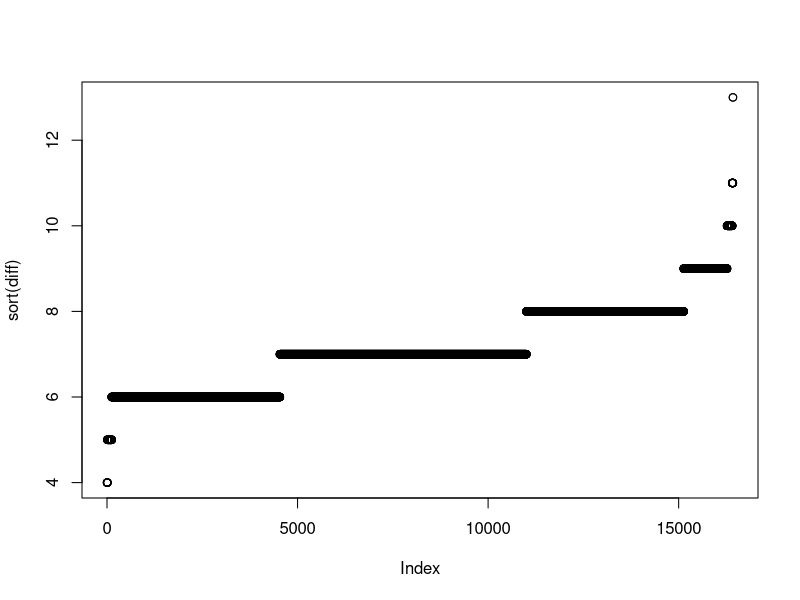

Source code (R):
#####
# some documentation should go here
#####

# get oracle from yawgatog

# helpful links that informed some of the code below :
# http://stackoverflow.com/questions/38958597/r-split-text-on-empty-line
# http://stackoverflow.com/questions/7878992/finding-the-indexes-of-multiple-overlapping-matching-substrings

setwd("D:/GITHUB/Oracle")

oracleRaw <- readLines("All Sets.txt")

breaks <- which(!nzchar(oracleRaw))
nbreaks <- length(breaks)
if (nbreaks > 0L) {
  oracle <- mapply(function(a,b) paste(oracleRaw[a:b], collapse = " "),
                   c(1L, breaks[-nbreaks]),
                   c(breaks[-1L], length(oracleRaw)))
}


oracleRaw <- readLines("All Sets.txt")

breaks <- which(!nzchar(oracleRaw))
nbreaks <- length(breaks)
if (nbreaks > 0L) {
  oracle <- mapply(function(a,b) paste(oracleRaw[a:b], collapse = " "),
                   c(1L, breaks[1:(nbreaks-1)]),
                   breaks)
}

oracle[1]

breaks[1]
oracleRaw[breaks[1]]


#################

# how to strip out a creatures basic attributes line to convert to a vector


unlist(strsplit(oracleRaw[breaks[72]+5], split=", "))

################

# find differences in breaks

diff <- vector()

for(i in 2:length(breaks)){
  diff <- c(diff, breaks[i] - breaks[i-1])
}

max(diff)

min(diff)

plot(sort(diff))


# function to get a card based on number

getCard <- function(breakNum, oracleRaw, breaks){
  return(oracleRaw[(breaks[breakNum] + 1):(breaks[breakNum + 1] - 1)])
}


getCard(100, oracleRaw, breaks)
getCard(200, oracleRaw, breaks)
getCard(300, oracleRaw, breaks)
getCard(400, oracleRaw, breaks)   # no casting cost, language for Transform,
getCard(500, oracleRaw, breaks)
getCard(600, oracleRaw, breaks)
getCard(700, oracleRaw, breaks)
getCard(800, oracleRaw, breaks)
getCard(900, oracleRaw, breaks)
getCard(1000, oracleRaw, breaks)

getCard(length(breaks) - 1, oracleRaw, breaks) # this is the last index that will work



# fill a ragged Momir database

Momir <- list()

creature <- "Creature --"
unhinged <- "UNH-"
unglued <- "UG-" # might be problematic if a new set comes out "_UG-"
                 # UG- filter only removed 8 creatures... seems... low...

MomirCount <- 0

for(i in 1:(length(breaks) - 1)){
  card <- getCard(i, oracleRaw, breaks)
  if(grepl(creature,card[3]) & !grepl(unhinged, card[length(card)]) & !grepl(unglued, card[length(card)])){
    MomirCount <- MomirCount + 1
    Momir[[MomirCount]] <- card
  }
}


#get 0-cost creatures

Momir0 <- list()

MomirCount0 <- 0

for(i in 1:(length(breaks) - 1)){
  card <- getCard(i, oracleRaw, breaks)
  if(grepl(creature,card[3]) & !grepl(unhinged, card[length(card)]) & !grepl(unglued, card[length(card)]) & 
     card[2] == 0){
    MomirCount0 <- MomirCount0 + 1
    Momir0[[MomirCount0]] <- card
  }
}

Momir0

# look at unique mana costs among creatures

UniqueMC <- vector()
MC <- vector()

for(i in 1:length(Momir)){
  MC <- c(MC, Momir[[i]][2])
}

UniqueMC <- sort(unique(MC))

UniqueMC 

print(paste("The length of UniqueMC is : ", length(UniqueMC), sep = ""))




# next make CMC variable

CMC <- vector()

for(i in 1:length(Momir)){
 
}


getCMC <- function(manaCost){  # if new mana paradigms emerge, this will need to be updated and tested!
  runningTotal <- 0
  Xexpr <- Xdex <- TWOexpr <- TWOdex <- SPLITexpr <- SPLITdex <- STDexpr <- STDdex <- vector()
  # remove all "X" [0 per]
    # do a perl-based regex, then reduce to an index in Xdex
    Xexpr <- gregexpr("(?=X)", manaCost, perl = TRUE)[[1]]
    Xdex <- Xexpr[1:length(Xexpr)]
    # augment manaCost
    if(length(Xdex > 0) & !(length(Xdex) == 1 & min(Xdex) == -1)){
      if(min(Xdex) > 1){
        manaCost <- paste(substr(manaCost, 1, min(Xdex) - 1), 
                          substr(manaCost, max(Xdex) + 1, nchar(manaCost)), sep = "")
      }
      else{
        manaCost <- substr(manaCost, max(Xdex) + 1, nchar(manaCost))
      }
    }
  # if contains "2/" [2 per]
    # do a perl-based regex, then reduce to an index in Xdex
    TWOexpr <- gregexpr("(?=2/)", manaCost, perl = TRUE)[[1]]
    TWOdex <- TWOexpr[1:length(TWOexpr)]
    # augment manaCost, 
    if(length(TWOdex > 0) & !(length(TWOdex) == 1 & min(TWOdex) == -1)){
      if(min(TWOdex) > 1){
        manaCost <- paste(substr(manaCost, 1, min(TWOdex) - 2), 
                          substr(manaCost, max(TWOdex) + 4, nchar(manaCost)), sep = "")
      }
      else{
        manaCost <- substr(manaCost, max(TWOdex) + 4, nchar(manaCost))
      }
      runningTotal <- runningTotal + 2 * length(TWOdex)
    }
  # if contains "(w/" | "(u/" | "(r/" | "(b/" | "(g/" [1 per] #check that phyrexian mana CMC = 1
    SPLITexpr <- gregexpr("(?=w/)", manaCost, perl = TRUE)[[1]]
    if(!(min(SPLITexpr) == -1)){
      SPLITdex <- c(SPLITdex, SPLITexpr[1:length(SPLITexpr)])
    }
    SPLITexpr <- gregexpr("(?=u/)", manaCost, perl = TRUE)[[1]]
    if(!(min(SPLITexpr) == -1)){
      SPLITdex <- c(SPLITdex, SPLITexpr[1:length(SPLITexpr)])
    }
    SPLITexpr <- gregexpr("(?=b/)", manaCost, perl = TRUE)[[1]]
    if(!(min(SPLITexpr) == -1)){
      SPLITdex <- c(SPLITdex, SPLITexpr[1:length(SPLITexpr)])
    }
    SPLITexpr <- gregexpr("(?=r/)", manaCost, perl = TRUE)[[1]]
    if(!(min(SPLITexpr) == -1)){
      SPLITdex <- c(SPLITdex, SPLITexpr[1:length(SPLITexpr)])
    }
    SPLITexpr <- gregexpr("(?=g/)", manaCost, perl = TRUE)[[1]]
    if(!(min(SPLITexpr) == -1)){
      SPLITdex <- c(SPLITdex, SPLITexpr[1:length(SPLITexpr)])
    }
    runningTotal <- runningTotal + length(SPLITdex)  # need if for empty case ######### !!! !!! !!!
    
    # augment manaCost, 
    if(length(SPLITdex > 0)){
      if(min(SPLITdex) > 1){
        manaCost <- paste(substr(manaCost, 1, min(SPLITdex) - 2), 
                          substr(manaCost, max(SPLITdex) + 4, nchar(manaCost)), sep = "")
      }
      else{
        manaCost <- substr(manaCost, max(SPLITdex) + 4, nchar(manaCost))
      }
    }                                
  # if contains "W" | "U" | "R" | "B" | "G" | "C" [1 per]
    STDexpr <- gregexpr("(?=W)", manaCost, perl = TRUE)[[1]]
    if(!(min(STDexpr) == -1)){
      STDdex <- c(STDdex, STDexpr[1:length(STDexpr)])
    }
    STDexpr <- gregexpr("(?=U)", manaCost, perl = TRUE)[[1]]
    if(!(min(STDexpr) == -1)){
      STDdex <- c(STDdex, STDexpr[1:length(STDexpr)])
    }
    STDexpr <- gregexpr("(?=B)", manaCost, perl = TRUE)[[1]]
    if(!(min(STDexpr) == -1)){
      STDdex <- c(STDdex, STDexpr[1:length(STDexpr)])
    }
    STDexpr <- gregexpr("(?=R)", manaCost, perl = TRUE)[[1]]
    if(!(min(STDexpr) == -1)){
      STDdex <- c(STDdex, STDexpr[1:length(STDexpr)])
    }
    STDexpr <- gregexpr("(?=G)", manaCost, perl = TRUE)[[1]]
    if(!(min(STDexpr) == -1)){
      STDdex <- c(STDdex, STDexpr[1:length(STDexpr)])
    }
    STDexpr <- gregexpr("(?=C)", manaCost, perl = TRUE)[[1]]
    if(!(min(STDexpr) == -1)){
      STDdex <- c(STDdex, STDexpr[1:length(STDexpr)])
    }
    runningTotal <- runningTotal + length(STDdex)  
    
    # augment manaCost, 
    if(length(STDdex > 0)){
      if(min(STDdex) > 1){
        manaCost <- paste(substr(manaCost, 1, min(STDdex) - 1), 
                          substr(manaCost, max(STDdex) + 1, nchar(manaCost)), sep = "")
      }
      else{
        manaCost <- substr(manaCost, max(STDdex) + 1, nchar(manaCost))
      }
    }                                
    
    # remove listings
  
  # should be nothing or a number remaining [# or 0]
  if(nchar(manaCost) == 0){
    # if nchar = 0, do nothing, we're done!
    # otherwise, extract the remaining value and add
  }
  else{
    runningTotal <- runningTotal + as.numeric(manaCost)
  }
    
  return(runningTotal)
}


for(mc in UniqueMC){
  print(paste("Mana Cost : ", mc, "      CMC : ", getCMC(mc), sep = ""))
}